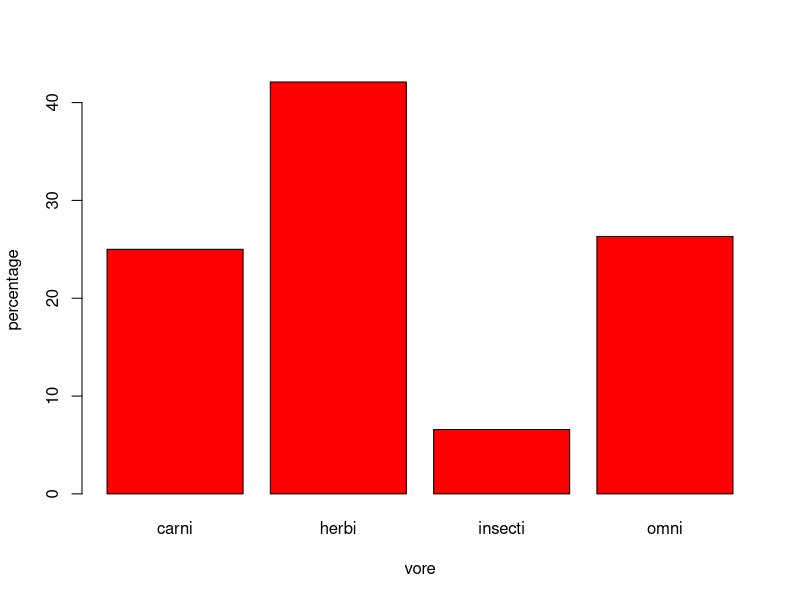
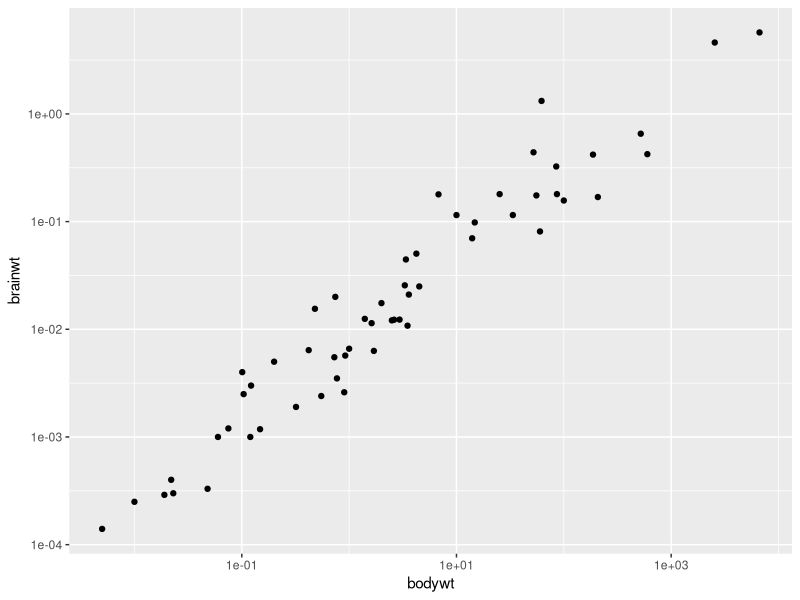

Recreate these plots in R, in order.
## ---- chunk 1
library(ggplot2)
library(dplyr)
data(msleep)
dim(msleep)
str(msleep)
summary(msleep)
sum(is.na(msleep))
## ---- chunk 2
vore <- prop.table(table(msleep$vore))*100
vore
## ---- chunk 3
barplot(vore,ylab = 'percentage',xlab='vore',col="red")
## ---- chunk 4
data <- msleep %>%
  filter(vore %in% c('herbi','carni')) 
mean_sleep<-mean(data$sleep_total)
mean_sleep
## ---- chunk 5

ggplot(msleep,aes(x=bodywt,y=brainwt))+geom_point()+scale_x_log10()+scale_y_log10()
## ---- chunk 6
cor <- cor(msleep$bodywt,msleep$brainwt,use='complete.obs')
cor
## ---- chunk 7
x<-msleep$sleep_total
total_mean<-mean(x)
total_sd<-sd(x)
tmin<-total_mean-(1.5*total_sd)
tmax<-total_mean+(1.5*total_sd)
outliners<-msleep[x<tmin|x>tmax,c("name","sleep_total")]
outliners
